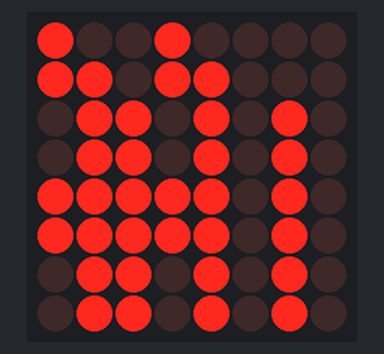
Recording of a sketch running on a simulated Arduino Uno, built with avr-gcc and run on an emulated ATmega328P. Shown: 8×8 LED matrix. Wiring (inferred from the names in the program): LED matrix (orientation assumed): rows pin 5, pin 8, pin 3, pin 9, pin 13, pin 2, A1, pin 10; columns pin 4, pin 6, pin 7, pin 11, pin 12, A0, A2, A3.

Above: at 0.1 s.
At 1.8 s:
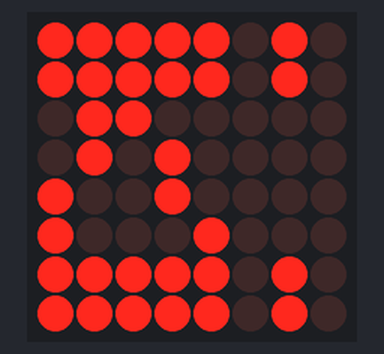
At 3.4 s:
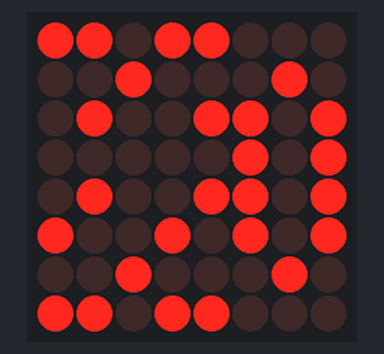

Measured:
- by itself, everything shown: repeats every 4.9 s, in 3 steps
- what the display in image 0 shows lasts 1.7 s, from 0.0 s to 1.7 s
- what the display in image 1 shows lasts 1.6 s, from 1.7 s to 3.3 s

The sketch:

Led_matix_Abcd_and_1234.ino
```cpp
#define ROW_1   5
#define ROW_2     8
#define ROW_3     3
#define ROW_4     9
#define ROW_5     13
#define ROW_6     2
#define ROW_7     A1
#define ROW_8     10

#define COL_1    A0
#define COL_2    7
#define COL_3    6
#define COL_4    11
#define COL_5     4
#define COL_6    12
#define COL_7    A2
#define COL_8    A3

byte smile[]={B00111100,B01000010,B10100101,B10000001,B10100101,B10011001,B01000010,B00111100};
byte heart[] = {B01100110,B11111111,B11111111,B11111111,B11111111,B01111110,B00111100,B00011000};
byte A[] = {B00011000,B00111100,B01100110,B01100110,B01111110,B01111110,B01100110,B01100110};
byte B[] = {B01111100,B01100110,B01100110,B01111100,B01111110,B01100110,B01100110,B01111100};
byte C[] = {B00111110,B01111110,B01100000,B01100000,B01100000,B01100000,B01111110,B00111110};
byte D[] = {B01111000,B01111100,B01100110,B01100110,B01100110,B01100110,B01111100,B01111000};
byte E[] = {B01111110,B01111110,B01100000,B01111110,B01111110,B01100000,B01111110,B01111110};
byte F[] = {B01111110,B01111110,B00000110,B01111110,B01111110,B00000110,B00000110,B00000110};
byte G[] = {B00111000,B01111100,B01100100,B01100000,B01101110,B01100100,B01111100,B00111000};
byte H[] = {B01100110,B01100110,B01100110,B01111110,B01111110,B01100110,B01100110,B01100110};
byte I[] = {B01111110,B01111110,B00011000,B00011000,B00011000,B00011000,B01111110,B01111110};
byte J[] = {B01111110,B01111110,B00011000,B00011000,B00011000,B00011000,B01111000,B01110000};
byte K[] = {B01100110,B01101100,B01111000,B01110000,B01110000,B01111000,B01101100,B01100110};
byte L[] = {B01100000,B01100000,B01100000,B01100000,B01100000,B01100000,B01111110,B01111110};
byte M[] = {B01000010,B01100110,B01111110,B01111110,B01100110,B01100110,B01100110,B01100110};
byte N[] = {B01000110,B01100110,B01100110,B01110110,B01111110,B01101110,B01100110,B01100110};
byte O[] = {B00111100,B01111110,B01100110,B01100110,B01100110,B01100110,B01111110,B00111100};
byte P[] = {B01111000,B01111100,B01100110,B01100110,B01111100,B01111000,B01100000,B01100000};
byte Q[] = {B00111100,B01000010,B01000010,B01000010,B01000010,B01001010,B00111100,B00000010};
byte R[] = {B01111100,B01100110,B01100110,B01101100,B01111000,B01111000,B01101100,B01100110};
byte S[] = {B00111000,B01111100,B01100000,B00110000,B00011000,B00001100,B00111100,B01111000};//{B00111000,B01111100,B01100000,B00110000,B00011000,B00001100,B00111100,B01111000};
byte T[] = {B01111110,B01111110,B00011000,B00011000,B00011000,B00011000,B00011000,B00011000};
byte U[] = {B01100110,B01100110,B01100110,B01100110,B01100110,B01100110,B01111110,B00111100};
byte V[] = {B01100110,B01100110,B01100110,B01100110,B01100110,B01100110,B00111100,B00011000};
byte W[] = {B01000010,B01000010,B01000010,B01000010,B01000010,B01011010,B01011010,B00100100};
byte X[] = {B01100110,B01100110,B01100110,B00111100,B00011000,B00111100,B01100110,B01100110};
byte Y[] = {B01100110,B01100110,B01100110,B01111110,B00111100,B00011000,B00011000,B00011000};
byte Z[] = {B01111110,B01111110,B00000110,B00001100,B00011000,B00110000,B01111110,B01111110};


byte Zero[]   = {B00111100,B01111110,B01100110,B01100110,B01100110,B01100110,B01111110,B00111100};
byte One[]    = {B00011000,B00111000,B01111000,B00011000,B00011000,B00011000,B01111110,B01111110};
byte Two[]    = {B00111100,B01111110,B01000110,B00001100,B00011000,B00110000,B01111110,B01111110};
byte Three[]  = {B01111100,B01111110,B00000110,B00111110,B00111110,B00000110,B01111110,B01111100};
byte Four[]   = {B00001100,B00011100,B00111100,B01101100,B01111110,B01111110,B00001100,B00001100};
byte Five[]   = {B01111110,B01111110,B01100000,B01111100,B00111110,B00000110,B01111110,B01111100};
byte Six[]    = {B00001100,B00011000,B00110000,B01111100,B01111110,B01100110,B01100110,B00111100};
byte Seven[]  = {B01111110,B01111110,B00000110,B00000110,B00001100,B00011000,B00110000,B01100000};
byte Eight[]  = {B00111100,B01100110,B01100110,B00111100,B01111110,B01100110,B01100110,B00111100};
byte Nine[]   = {B00111100,B01100110,B01100110,B01111110,B00111110,B00001100,B00011000,B00110000};


  void setup() {
    //Serial.begin(9600);
    for (byte i = 2; i <= 13; i++)
    pinMode(i, OUTPUT);

    pinMode(A0, OUTPUT);
    pinMode(A1, OUTPUT);
    pinMode(A2, OUTPUT);
    pinMode(A3, OUTPUT);

  }


const byte rows[] = {
    ROW_1, ROW_2, ROW_3, ROW_4, ROW_5, ROW_6, ROW_7, ROW_8
};


void  drawScreen(byte buffer2[]){
    for (byte i = 0; i < 8; i++) {
    setColumns(buffer2[i]); // Set columns for this specific row

    digitalWrite(rows[i], HIGH);
    delay(2); // Set this to 50 or 100 if you want to see the multiplexing effect!
    digitalWrite(rows[i], LOW);


    }
}


void setColumns(byte b) {
    digitalWrite(COL_1, (~b >> 0) & 0x01); // Get the 1st bit: 10000000
    digitalWrite(COL_2, (~b >> 1) & 0x01); // Get the 2nd bit: 01000000
    digitalWrite(COL_3, (~b >> 2) & 0x01); // Get the 3rd bit: 00100000
    digitalWrite(COL_4, (~b >> 3) & 0x01); // Get the 4th bit: 00010000
    digitalWrite(COL_5, (~b >> 4) & 0x01); // Get the 5th bit: 00001000
    digitalWrite(COL_6, (~b >> 5) & 0x01); // Get the 6th bit: 00000100
    digitalWrite(COL_7, (~b >> 6) & 0x01); // Get the 7th bit: 00000010
    digitalWrite(COL_8, (~b >> 7) & 0x01); // Get the 8th bit: 00000001
}


void loop(){

  //

for (int i =0 ; i<100;i++){

  drawScreen(A);
}
for (int i =0 ; i<100;i++){

  drawScreen(Z);
}
for (int i=0;i<100;i++){
  drawScreen(smile);
}
}
```
